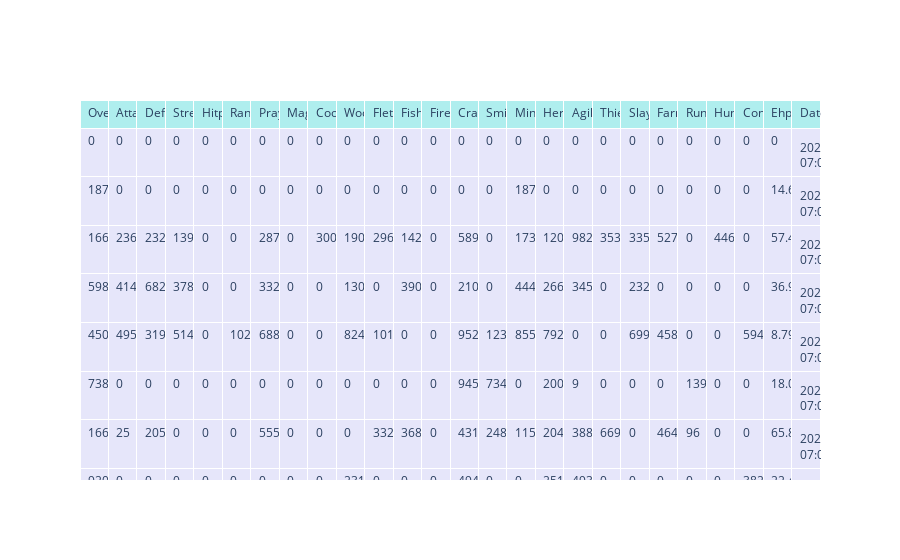

The code cell stored with this chart in its notebook:
### Markdown cell above
## Plotly examples

### Code cell
import plotly.graph_objects as go
import pandas as pd


# Define the column widths
num_cols = len(weekly_df.columns)
column_width = [5.0 / num_cols] * num_cols

# Create the Plotly figure
fig = go.Figure(data=[go.Table(
    header=dict(values=list(weekly_df.columns),
                fill_color='paleturquoise',
                align='left'),
    cells=dict(values=weekly_df.values.T,
               fill_color='lavender',
               align='left'))
])

fig.show()

### Figure 1 — Plotly figure (JSON) as saved in the notebook; plotly's stock layout.template omitted (floating-point values rounded to 4 significant figures; data arrays with more than 128 entries replaced by an {"elided": "..."} marker saying what was removed)
{"data": [{"cells": {"align": "left", "fill": {"color": "lavender"}, "values": {"elided": "26x50 mixed values"}}, "header": {"align": "left", "fill": {"color": "paleturquoise"}, "values": ["Overall", "Attack", "Defence", "Strength", "Hitpoints", "Ranged", "Prayer", "Magic", "Cooking", "Woodcutting", "Fletching", "Fishing", "Firemaking", "Crafting", "Smithing", "Mining", "Herblore", "Agility", "Thieving", "Slayer", "Farming", "Runecraft", "Hunter", "Construction", "Ehp", "Date"]}, "type": "table"}], "layout": {}}
